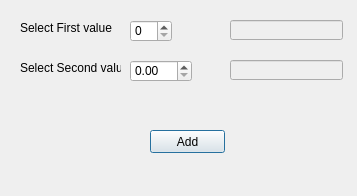
<?xml version="1.0" encoding="UTF-8"?>
<ui version="4.0">
 <class>Dialog</class>
 <widget class="QDialog" name="Dialog">
  <property name="geometry">
   <rect>
    <x>0</x>
    <y>0</y>
    <width>357</width>
    <height>196</height>
   </rect>
  </property>
  <property name="windowTitle">
   <string>Dialog</string>
  </property>
  <widget class="QLabel" name="label">
   <property name="geometry">
    <rect>
     <x>20</x>
     <y>20</y>
     <width>101</width>
     <height>16</height>
    </rect>
   </property>
   <property name="text">
    <string>Select First value</string>
   </property>
  </widget>
  <widget class="QLabel" name="label_2">
   <property name="geometry">
    <rect>
     <x>20</x>
     <y>60</y>
     <width>101</width>
     <height>16</height>
    </rect>
   </property>
   <property name="text">
    <string>Select Second value</string>
   </property>
  </widget>
  <widget class="QSpinBox" name="spinBox">
   <property name="geometry">
    <rect>
     <x>130</x>
     <y>20</y>
     <width>42</width>
     <height>22</height>
    </rect>
   </property>
  </widget>
  <widget class="QDoubleSpinBox" name="doubleSpinBox">
   <property name="geometry">
    <rect>
     <x>130</x>
     <y>60</y>
     <width>62</width>
     <height>22</height>
    </rect>
   </property>
  </widget>
  <widget class="QLineEdit" name="lineFirstValue">
   <property name="enabled">
    <bool>false</bool>
   </property>
   <property name="geometry">
    <rect>
     <x>230</x>
     <y>20</y>
     <width>113</width>
     <height>20</height>
    </rect>
   </property>
  </widget>
  <widget class="QLineEdit" name="lineSecondValue">
   <property name="enabled">
    <bool>false</bool>
   </property>
   <property name="geometry">
    <rect>
     <x>230</x>
     <y>60</y>
     <width>113</width>
     <height>20</height>
    </rect>
   </property>
  </widget>
  <widget class="QPushButton" name="AddButton">
   <property name="geometry">
    <rect>
     <x>150</x>
     <y>130</y>
     <width>75</width>
     <height>23</height>
    </rect>
   </property>
   <property name="text">
    <string>Add</string>
   </property>
  </widget>
  <widget class="QLabel" name="labelAddition">
   <property name="geometry">
    <rect>
     <x>156</x>
     <y>100</y>
     <width>91</width>
     <height>20</height>
    </rect>
   </property>
   <property name="text">
    <string/>
   </property>
  </widget>
 </widget>
 <resources/>
 <connections/>
</ui>
